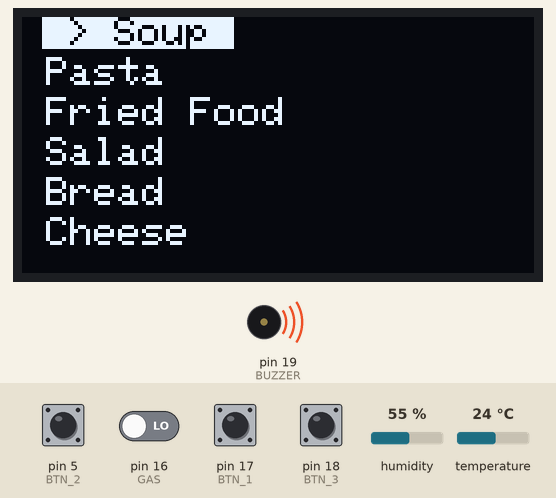
A sketch run on a simulated Arduino Uno, built with avr-gcc and run on an emulated ATmega328P. On the bench: 128×64 one-colour display, buzzer (waves = sounding, pin HIGH). The inputs (shaded band) are chosen by the test bench; at power-on: pin 5 (BTN_2), pin 16 (GAS), pin 17 (BTN_1), pin 18 (BTN_3) LOW, humidity 55 %, temperature 24 °C. The display library's start-up logo is not drawn.

Above: at 1.8 s.
1.9 s: pin 17 (BTN_1) pulled HIGH for 0.15 s
At 4.0 s:
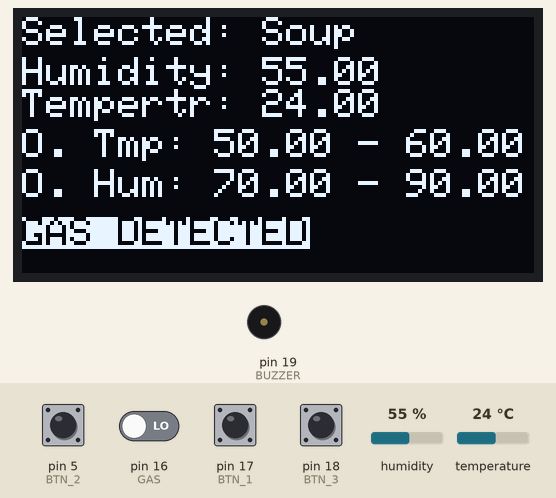
5.0 s: pin 16 (GAS) driven HIGH
At 6.5 s:
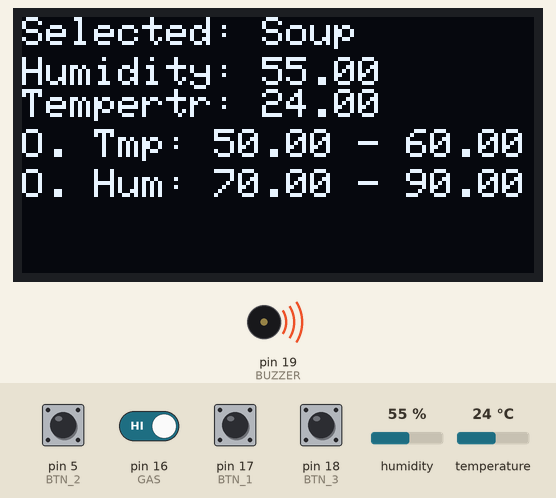
6.8 s: pin 16 (GAS) driven LOW
At 7.2 s:
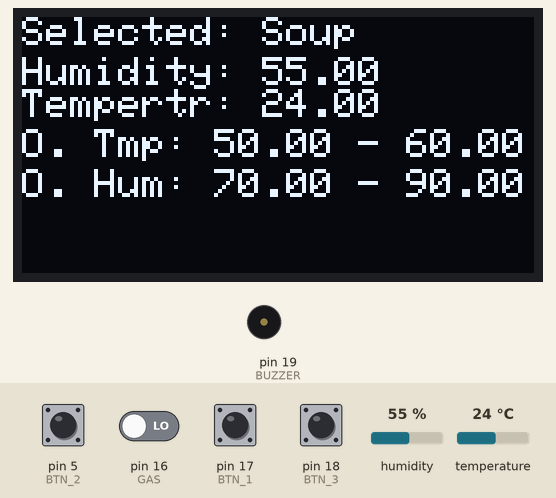
9.8 s: humidity set to 22 %
At 12.6 s:
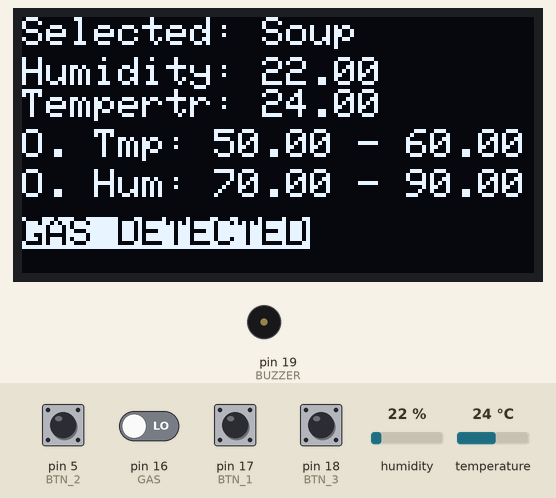
12.8 s: temperature set to 12 °C
At 14.9 s:
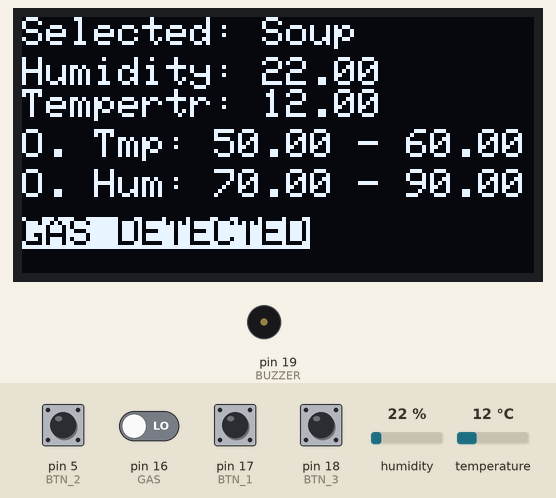
15.6 s: humidity set to 40 %
At 18.9 s:
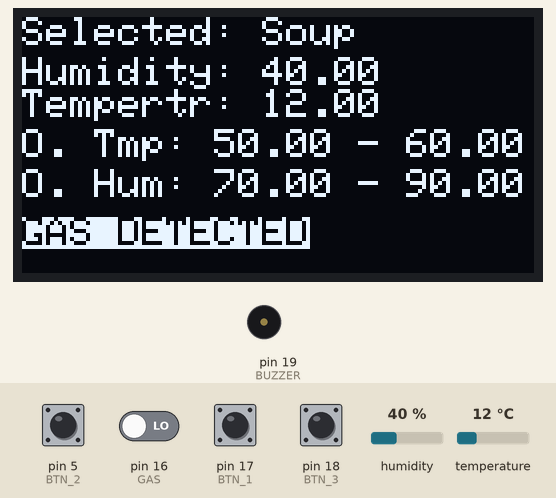
Timing chart, 0 to 19.6 s (numbered marks = the images above; inputs shaded):
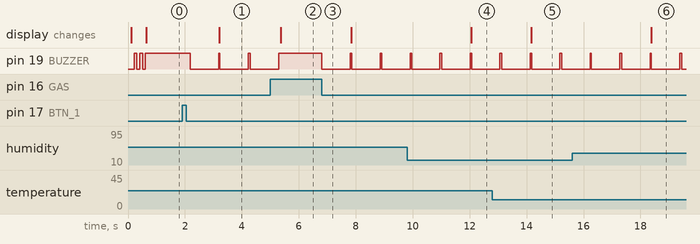

The sketch:

Reksti.ino
```cpp
#include <DHT.h>
#include <DHT_U.h>

#include <SPI.h>
#include <Wire.h>
#include <Adafruit_GFX.h>
#include <Adafruit_SSD1306.h>

#define DHTPIN 4

#define SCREEN_WIDTH 128 // OLED display width, in pixels
#define SCREEN_HEIGHT 64 // OLED display height, in pixels

// Declaration for an SSD1306 display connected to I2C (SDA, SCL pins)
#define OLED_RESET     -1 // Reset pin # (or -1 if sharing Arduino reset pin)
Adafruit_SSD1306 display(SCREEN_WIDTH, SCREEN_HEIGHT, &Wire, OLED_RESET);

#define DHTTYPE DHT11
DHT dht(DHTPIN, DHTTYPE);

#define GAS 16
#define BUZZER 19

#define BTN_1 17
#define BTN_2 5
#define BTN_3 18

class FoodFreshness {
  public:
    String categoryName;
    float humidityUpperLimit;
    float humidityLowerLimit;
    float temperatureUpperLimit;
    float temperatureLowerLimit;

    // Constructor
    FoodFreshness(String name, float humUp, float humLow, float tempUp, float tempLow) {
      categoryName = name;
      humidityUpperLimit = humUp;
      humidityLowerLimit = humLow;
      temperatureUpperLimit = tempUp;
      temperatureLowerLimit = tempLow;
    }

    // Method to check if the given humidity and temperature are within limits
    bool isFresh(float currentHumidity, float currentTemperature) {
      return (currentHumidity >= humidityLowerLimit && currentHumidity <= humidityUpperLimit &&
              currentTemperature >= temperatureLowerLimit && currentTemperature <= temperatureUpperLimit);
    }
};


// Food freshness categories
const int NUM_CATEGORIES = 10;
String categories[NUM_CATEGORIES] = {
  "Soup", "Pasta", "Fried Food", "Salad", "Bread",
  "Cheese", "Meat", "Fish", "Fruit", "Vegetables"
};

FoodFreshness foodCategories[NUM_CATEGORIES] = {
  FoodFreshness("Soup", 90.0, 70.0, 60.0, 50.0),
  FoodFreshness("Pasta", 85.0, 65.0, 30.0, 10.0),
  FoodFreshness("Fried Food", 75.0, 50.0, 25.0, 5.0),
  FoodFreshness("Salad", 95.0, 80.0, 10.0, 2.0),
  FoodFreshness("Bread", 60.0, 40.0, 25.0, 10.0),
  FoodFreshness("Cheese", 85.0, 65.0, 15.0, 5.0),
  FoodFreshness("Meat", 90.0, 70.0, 5.0, -5.0),
  FoodFreshness("Fish", 90.0, 70.0, 5.0, -5.0),
  FoodFreshness("Fruit", 90.0, 70.0, 10.0, 2.0),
  FoodFreshness("Vegetables", 95.0, 75.0, 10.0, 0.0)
};


int currentCategoryIndex = 0;
int displayStartIndex = 0;
const int maxDisplayLines = 6;
bool selected = false;

void setup() {

  Serial.begin(115200);

  // SSD1306_SWITCHCAPVCC = generate display voltage from 3.3V internally
  if(!display.begin(SSD1306_SWITCHCAPVCC, 0x3C)) {
    Serial.println(F("SSD1306 allocation failed"));
    for(;;); // Don't proceed, loop forever
  }

  // Show initial display buffer contents on the screen --
  // the library initializes this with an Adafruit splash screen.
  display.display();

  // Clear the buffer
  display.clearDisplay();
  display.setTextSize(1);
  display.setTextColor(WHITE);
  display.setCursor(0, 10);

  dht.begin();

  float h = dht.readHumidity();
  // Read temperature as Celsius (the default)
  float t = dht.readTemperature();

  if (isnan(h) || isnan(t)) {
    display.println("Failed to initialize DHT11");
    display.display();
    for(;;); // Don't proceed, loop forever
  }
  display.println("DHT11 Initialized");
  display.display();

  pinMode(BUZZER, OUTPUT);
  pinMode(GAS, INPUT);
  digitalWrite(BUZZER, LOW);
  delay(100);
  digitalWrite(BUZZER, HIGH);
  delay(100);
  digitalWrite(BUZZER, LOW);
  delay(100);
  digitalWrite(BUZZER, HIGH);
  delay(100);
  digitalWrite(BUZZER, LOW);
  delay(100);
  digitalWrite(BUZZER, HIGH);

  pinMode(BTN_1, INPUT);
  pinMode(BTN_2, INPUT);
  pinMode(BTN_3, INPUT);
}

void loop() {
  // Read button states
  int btn1State = digitalRead(BTN_1);
  int btn2State = digitalRead(BTN_2);
  int btn3State = digitalRead(BTN_3);

  if (!selected) {
    // Navigate menu
    if (btn2State == HIGH && currentCategoryIndex < NUM_CATEGORIES - 1) {
      currentCategoryIndex++;
      if (currentCategoryIndex >= displayStartIndex + maxDisplayLines) {
        displayStartIndex++;
      }
      delay(200); // Debounce delay
    }
    if (btn3State == HIGH && currentCategoryIndex > 0) {
      currentCategoryIndex--;
      if (currentCategoryIndex < displayStartIndex) {
        displayStartIndex--;
      }
      delay(200); // Debounce delay
    }

    // Display current menu
    displayMenu();

    // Select category
    if (btn1State == HIGH) {
      selected = true;
      delay(200); // Debounce delay
    }
  } else {
    // Display selected category
    display.clearDisplay();
    display.setTextSize(1);
    display.setTextColor(SSD1306_WHITE, SSD1306_BLACK);
    display.setCursor(0, 0);
    display.print("Selected: ");
    display.println(categories[currentCategoryIndex]);

    // Read humidity and temperature
    float h = dht.readHumidity();
    float t = dht.readTemperature();

    display.setTextColor(SSD1306_WHITE);
    display.setCursor(0, 10);
    display.print(F("Humidity: "));
    display.println(h);
    display.print(F("Tempertr: "));
    display.println(t);

    // Display optimal values
    display.setCursor(0, 28);
    display.print(F("O. Tmp: "));
    display.print(foodCategories[currentCategoryIndex].temperatureLowerLimit);
    display.print(" - ");
    display.println(foodCategories[currentCategoryIndex].temperatureUpperLimit);

    display.setCursor(0, 38);
    display.print(F("O. Hum: "));
    display.print(foodCategories[currentCategoryIndex].humidityLowerLimit);
    display.print(" - ");
    display.println(foodCategories[currentCategoryIndex].humidityUpperLimit);

    // Check gas sensor
    int gas = digitalRead(GAS);
    if (!gas) {
      display.setCursor(0, 50);
      display.setTextColor(SSD1306_BLACK, SSD1306_WHITE);
      display.println(F("GAS DETECTED"));
      display.setTextColor(SSD1306_WHITE, SSD1306_BLACK);
      digitalWrite(BUZZER, LOW);
      delay(1000);
      digitalWrite(BUZZER, HIGH);
    }

    display.display();

    // Wait for menu button to go back to menu
    if (btn1State == HIGH) {
      selected = false;
      delay(200); // Debounce delay
    }
  }
}

void displayMenu() {
  display.clearDisplay();
  for (int i = displayStartIndex; i < min(displayStartIndex + maxDisplayLines, NUM_CATEGORIES); i++) {
    String line;
    if (i == currentCategoryIndex) {
      // Highlighted item
      display.setTextColor(SSD1306_BLACK, SSD1306_WHITE);
      display.setCursor(5, (i - displayStartIndex) * 10);
      line = " > " + categories[i] + " ";
    } else {
      display.setTextColor(SSD1306_WHITE, SSD1306_BLACK);
      display.setCursor(0, (i - displayStartIndex) * 10);
      line = " " + categories[i] + " ";
    }
    display.print(line);
  }
  display.display();
}
```

Measured:
- after the input at 1.9 s, pin 19 (BUZZER): alternates HIGH for 0.05 s and LOW for 1.0 s, starting after 0.29 s; the display: changes after 1.3 s (image 1)
- after the input at 5.0 s, pin 19 (BUZZER): goes on until 5.3 s, then stays HIGH; the display: changes after 0.36 s (image 2)
- after the input at 6.8 s, pin 19 (BUZZER): alternates HIGH for 0.05 s and LOW for 1.0 s, starting at once
- after the input at 9.8 s, the display: changes after 2.3 s (image 4)
- after the input at 12.8 s, the display: changes after 1.4 s (image 5)
- after the input at 15.6 s, the display: changes after 2.8 s (image 6)
